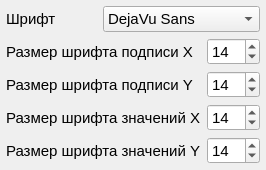
                         <widget class="QFrame" name="frame">
                          <property name="sizePolicy">
                           <sizepolicy hsizetype="Fixed" vsizetype="Preferred">
                            <horstretch>0</horstretch>
                            <verstretch>0</verstretch>
                           </sizepolicy>
                          </property>
                          <layout class="QVBoxLayout" name="verticalLayout_20">
                           <property name="leftMargin">
                            <number>6</number>
                           </property>
                           <property name="topMargin">
                            <number>6</number>
                           </property>
                           <property name="rightMargin">
                            <number>6</number>
                           </property>
                           <property name="bottomMargin">
                            <number>6</number>
                           </property>
                           <item>
                            <layout class="QHBoxLayout" name="horizontalLayout_39">
                             <item>
                              <widget class="QLabel" name="lb_color_pal_box_6">
                               <property name="sizePolicy">
                                <sizepolicy hsizetype="Expanding" vsizetype="Preferred">
                                 <horstretch>0</horstretch>
                                 <verstretch>0</verstretch>
                                </sizepolicy>
                               </property>
                               <property name="font">
                                <font>
                                 <pointsize>11</pointsize>
                                </font>
                               </property>
                               <property name="text">
                                <string>Шрифт</string>
                               </property>
                              </widget>
                             </item>
                             <item>
                              <widget class="QComboBox" name="comboBox_fonts">
                               <property name="font">
                                <font>
                                 <pointsize>11</pointsize>
                                </font>
                               </property>
                               <item>
                                <property name="text">
                                 <string>DejaVu Sans</string>
                                </property>
                               </item>
                               <item>
                                <property name="text">
                                 <string>Tahoma</string>
                                </property>
                               </item>
                               <item>
                                <property name="text">
                                 <string>Verdana</string>
                                </property>
                               </item>
                               <item>
                                <property name="text">
                                 <string>Arial</string>
                                </property>
                               </item>
                               <item>
                                <property name="text">
                                 <string>Trebuchet MS</string>
                                </property>
                               </item>
                               <item>
                                <property name="text">
                                 <string>Times New Roman</string>
                                </property>
                               </item>
                               <item>
                                <property name="text">
                                 <string>Georgia</string>
                                </property>
                               </item>
                              </widget>
                             </item>
                            </layout>
                           </item>
                           <item>
                            <layout class="QHBoxLayout" name="horizontalLayout_34">
                             <item>
                              <widget class="QLabel" name="lb_color_pal_box_2">
                               <property name="sizePolicy">
                                <sizepolicy hsizetype="Expanding" vsizetype="Preferred">
                                 <horstretch>0</horstretch>
                                 <verstretch>0</verstretch>
                                </sizepolicy>
                               </property>
                               <property name="font">
                                <font>
                                 <pointsize>11</pointsize>
                                </font>
                               </property>
                               <property name="text">
                                <string>Размер шрифта подписи X</string>
                               </property>
                              </widget>
                             </item>
                             <item>
                              <widget class="QSpinBox" name="spinBox_x_label">
                               <property name="sizePolicy">
                                <sizepolicy hsizetype="Fixed" vsizetype="Fixed">
                                 <horstretch>0</horstretch>
                                 <verstretch>0</verstretch>
                                </sizepolicy>
                               </property>
                               <property name="font">
                                <font>
                                 <pointsize>11</pointsize>
                                </font>
                               </property>
                               <property name="minimum">
                                <number>2</number>
                               </property>
                               <property name="maximum">
                                <number>100</number>
                               </property>
                               <property name="value">
                                <number>14</number>
                               </property>
                              </widget>
                             </item>
                            </layout>
                           </item>
                           <item>
                            <layout class="QHBoxLayout" name="horizontalLayout_35">
                             <item>
                              <widget class="QLabel" name="lb_color_pal_box_3">
                               <property name="font">
                                <font>
                                 <pointsize>11</pointsize>
                                </font>
                               </property>
                               <property name="text">
                                <string>Размер шрифта подписи Y</string>
                               </property>
                              </widget>
                             </item>
                             <item>
                              <widget class="QSpinBox" name="spinBox_y_label">
                               <property name="sizePolicy">
                                <sizepolicy hsizetype="Fixed" vsizetype="Fixed">
                                 <horstretch>0</horstretch>
                                 <verstretch>0</verstretch>
                                </sizepolicy>
                               </property>
                               <property name="font">
                                <font>
                                 <pointsize>11</pointsize>
                                </font>
                               </property>
                               <property name="minimum">
                                <number>2</number>
                               </property>
                               <property name="maximum">
                                <number>100</number>
                               </property>
                               <property name="value">
                                <number>14</number>
                               </property>
                              </widget>
                             </item>
                            </layout>
                           </item>
                           <item>
                            <layout class="QHBoxLayout" name="horizontalLayout_36">
                             <item>
                              <widget class="QLabel" name="lb_color_pal_box_5">
                               <property name="font">
                                <font>
                                 <pointsize>11</pointsize>
                                </font>
                               </property>
                               <property name="text">
                                <string>Размер шрифта значений X</string>
                               </property>
                              </widget>
                             </item>
                             <item>
                              <widget class="QSpinBox" name="spinBox_x_val">
                               <property name="sizePolicy">
                                <sizepolicy hsizetype="Fixed" vsizetype="Fixed">
                                 <horstretch>0</horstretch>
                                 <verstretch>0</verstretch>
                                </sizepolicy>
                               </property>
                               <property name="font">
                                <font>
                                 <pointsize>11</pointsize>
                                </font>
                               </property>
                               <property name="minimum">
                                <number>2</number>
                               </property>
                               <property name="maximum">
                                <number>100</number>
                               </property>
                               <property name="value">
                                <number>14</number>
                               </property>
                              </widget>
                             </item>
                            </layout>
                           </item>
                           <item>
                            <layout class="QHBoxLayout" name="horizontalLayout_37">
                             <item>
                              <widget class="QLabel" name="lb_color_pal_box_4">
                               <property name="font">
                                <font>
                                 <pointsize>11</pointsize>
                                </font>
                               </property>
                               <property name="text">
                                <string>Размер шрифта значений Y</string>
                               </property>
                              </widget>
                             </item>
                             <item>
                              <widget class="QSpinBox" name="spinBox_y_vals">
                               <property name="sizePolicy">
                                <sizepolicy hsizetype="Fixed" vsizetype="Fixed">
                                 <horstretch>0</horstretch>
                                 <verstretch>0</verstretch>
                                </sizepolicy>
                               </property>
                               <property name="font">
                                <font>
                                 <pointsize>11</pointsize>
                                </font>
                               </property>
                               <property name="minimum">
                                <number>2</number>
                               </property>
                               <property name="maximum">
                                <number>100</number>
                               </property>
                               <property name="value">
                                <number>14</number>
                               </property>
                              </widget>
                             </item>
                            </layout>
                           </item>
                          </layout>
                         </widget>
